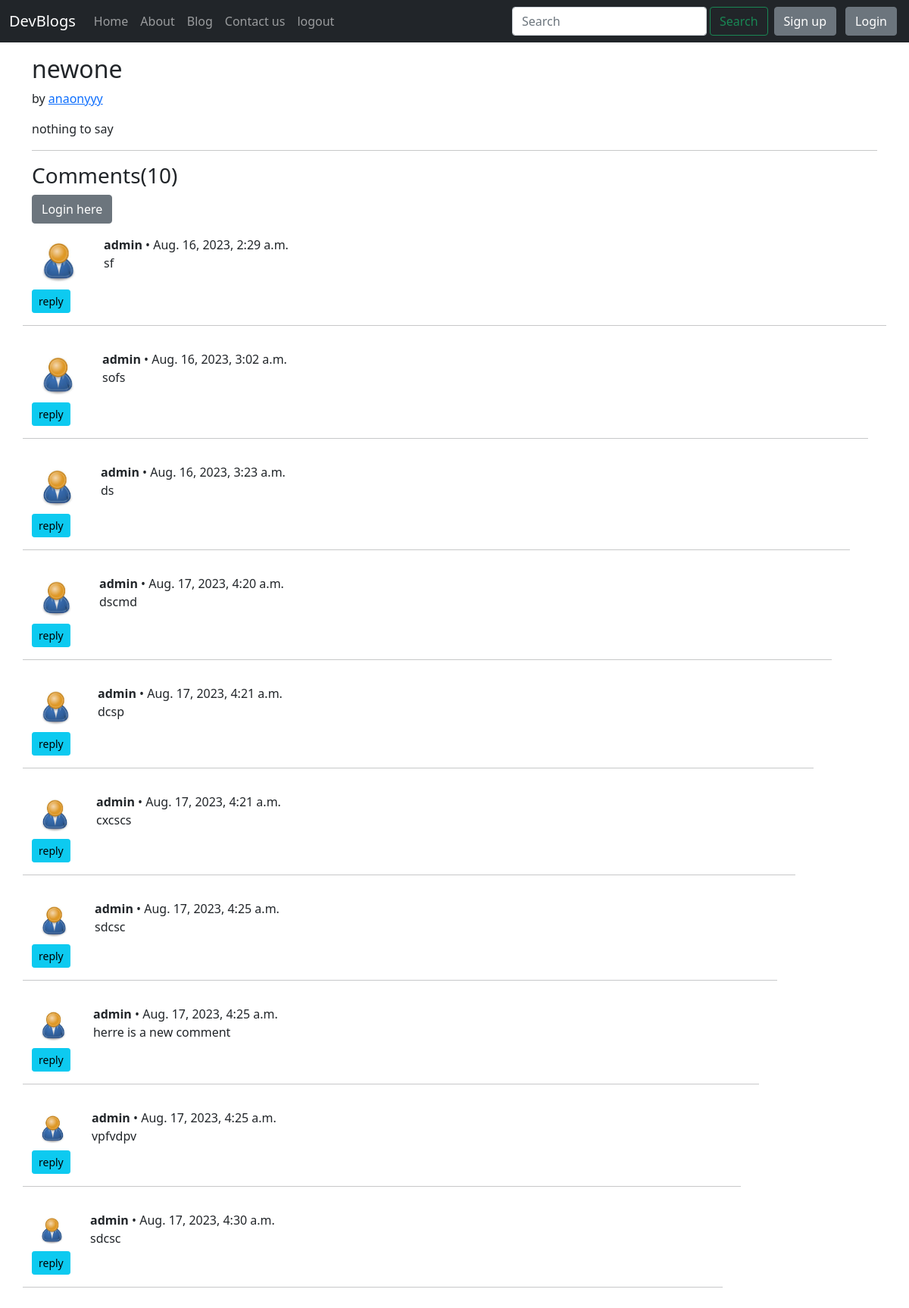
The app's page /blog/first_post with its own data.
### devblogs/models.py (models this page shows, shortened)
class Post(models.Model):
    sno = models.AutoField(primary_key=True)
    title = models.CharField(max_length=225)
    content = models.TextField()
    author = models.CharField(max_length=100)
    slug = models.CharField(max_length=130)
    timestamp = models.DateTimeField(blank=True)

class BlogCommnets(models.Model):
    sno = models.AutoField(primary_key=True)
    comment = models.TextField()
    user = models.ForeignKey(User,on_delete=models.CASCADE)
    post = models.ForeignKey(Post,on_delete=models.CASCADE)
    parent = models.ForeignKey('self',on_delete=models.CASCADE,null=True)
    timestamp = models.DateTimeField(default=now)

### devblogs/views.py (the view)
# urls.py: path('<str:slug>',views.blogpost,name='blogpost'),
def blogpost(request, slug):
    post = Post.objects.filter(slug=slug).first()
    comments = BlogCommnets.objects.filter(post=post)
    context = {'post':post,'comments':comments,'user': request.user}
    return render(request,'blog/blogpost.html', context)

### templates/blog/blogpost.html (shortened to what this page needs)
{% extends 'base.html' %}
{% block body %}
{% load static %}
<div class="container my-3">
  <div class="blog-post">
    <h2 class="blog-post-title">{{post.title}}</h2>
    <p class="blog-post-meta">{{post.timeStamp}} by <a href="#">{{post.author}}</a></p>
    <p>{{post.content}}</p>
    <hr>
  </div>
  <h3>Comments({{comments.count}})</h3>
  {% if user.is_authenticated %}
  <form action="/blog/postcomment" method="post">
    {% csrf_token %}
    <div class="col-auto">
      <input type="text" class="form-control" name="comment" id="comment" placeholder="Enter comment here">
    </div>
    <input type="hidden" name="postsno" value="{{post.sno}}">
    <div class="col-auto">
      <button type="submit" value="submit" class="btn btn-primary mb-3">Post</button>
    </div>
  </form>
  {% else %}
  <a href="/login"><button class="btn btn-secondary" role="button">Login here</button></a>
  {% endif %}
  {% for comment in comments %}
  <div class="row my-3">
    <div class="col-md-1  ">
      <img class="rounded mx-auto d-block w-100 p-2" src="{% static '/uzr.jpg' %}">
    </div>
    <div class="col-md-11 ">
      <b> {{comment.user.username }} </b> &#8226; {{ comment.timestamp}}
      <div> {{comment.comment}} </div>
    </div>
    <div class="reply mx-0">
      <button class="btn btn-sm btn-info" type="button" data-bs-toggle="collapse" data-bs-target="#replybox{{comment.sno}}"
        aria-expanded="false" aria-controls="replybox{{comment.sno}}">
        reply
      </button>
    </div>
    <hr>
    {% endfor %}
  </div>
  {% endblock %}

### templates/base.html (shortened to what this page needs)
<!doctype html>
<html lang="en">
<head>
  <link href="https://cdn.jsdelivr.net/npm/bootstrap@5.0.2/dist/css/bootstrap.min.css" rel="stylesheet"
>
</head>
<body>
  <nav class="navbar navbar-expand-lg navbar-dark bg-dark">
    <div class="container-fluid">
      <a class="navbar-brand" href="/">DevBlogs</a>
      <div class="collapse navbar-collapse" id="navbarSupportedContent">
        <ul class="navbar-nav me-auto mb-2 mb-lg-0">
          <li class="nav-item{% block homeactive %}{% endblock homeactive %}">
            <a class="nav-link" aria-current="page" href="/">Home</a>
          </li>
          <li class="nav-item{% block aboutactive %}{% endblock aboutactive %}">
            <a class="nav-link" href="/about">About</a>
          </li>
          <li class="nav-item{% block blogactive %}{% endblock blogactive %}">
            <a class="nav-link" href="/blog">Blog</a>
          </li>
          <li class="nav-item{% block contactactive %}{% endblock contactactive %}">
            <a class="nav-link" href="/contact">Contact us</a>
          </li>
          <li class="nav-item{% block logoutactive %}{% endblock logoutactive %}">
            <a class="nav-link" href="/logout">logout</a>
          </li>
        </ul>
        <form class="d-flex" method="get" action="/search">
          <input class="form-control mx-1" type="search" name="query" id = "query" placeholder="Search" aria-label="Search">
          <button class="btn btn-outline-success" type="submit">Search</button>
        </form>
        <a href="/signup" role="button" class="btn btn-secondary mx-2">Sign up</a>
        <a href="/login" role="button" class="btn btn-secondary mx-1">Login</a>
</div>
</div>
</nav>
  {% block body %}
  {% endblock body %}
</body>
</html>

### records on screen
Post: title "newone", author "anaonyyy", content "nothing to say"
BlogCommnets: user.username "admin", timestamp "Aug. 16, 2023, 2:29 a.m.", comment "sf"
BlogCommnets: user.username "admin", timestamp "Aug. 16, 2023, 3:02 a.m.", comment "sofs"
BlogCommnets: user.username "admin", timestamp "Aug. 16, 2023, 3:23 a.m.", comment "ds"
BlogCommnets: user.username "admin", timestamp "Aug. 17, 2023, 4:20 a.m.", comment "dscmd"
BlogCommnets: user.username "admin", timestamp "Aug. 17, 2023, 4:21 a.m.", comment "dcsp"
BlogCommnets: user.username "admin", timestamp "Aug. 17, 2023, 4:21 a.m.", comment "cxcscs"
BlogCommnets: user.username "admin", timestamp "Aug. 17, 2023, 4:25 a.m.", comment "sdcsc"
BlogCommnets: user.username "admin", timestamp "Aug. 17, 2023, 4:25 a.m.", comment "herre is a new comment"
BlogCommnets: user.username "admin", timestamp "Aug. 17, 2023, 4:25 a.m.", comment "vpfvdpv"
BlogCommnets: user.username "admin", timestamp "Aug. 17, 2023, 4:30 a.m.", comment "sdcsc"

### other values on screen
{{ comments.count }} "10"
